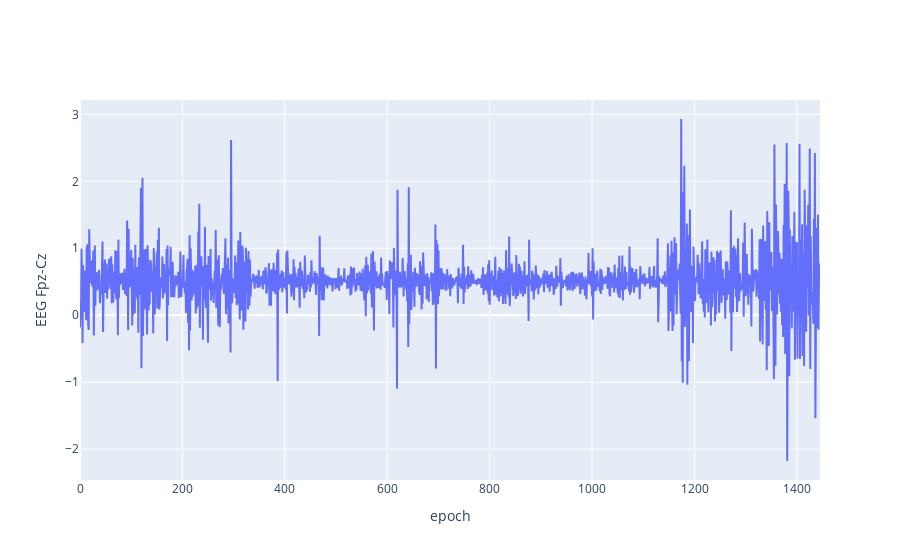

Notebook code cell kept with this figure:
### Code cell
go.Figure(
    data=[
        go.Scatter(x=epoch_grouped_df["epoch"], y=epoch_grouped_df["EEG Fpz-Cz"]),
    ],
    layout=go.Layout(
        yaxis=dict(title="EEG Fpz-Cz"),
        xaxis=dict(title="epoch"),
    )
)

### Figure 1 — Plotly figure (JSON) as saved in the notebook; plotly's stock layout.template omitted (floating-point values rounded to 4 significant figures; data arrays with more than 128 entries replaced by an {"elided": "..."} marker saying what was removed)
{"data": [{"type": "scatter", "x": {"elided": "1446 int values"}, "y": {"elided": "1446 float values"}}], "layout": {"xaxis": {"title": {"text": "epoch"}}, "yaxis": {"title": {"text": "EEG Fpz-Cz"}}}}
